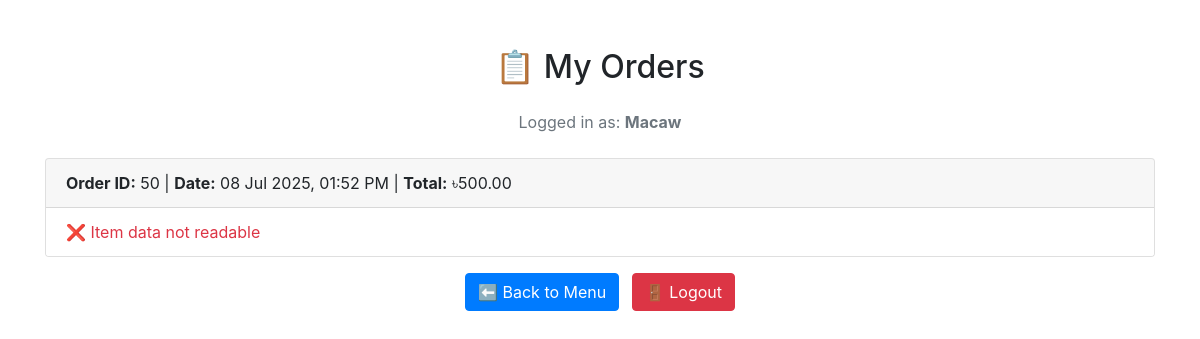
Screenshot of /my_orders.php (signed in) with the database file from the repository.
### tables this page shows
CREATE TABLE `orders` (
  `id` int(11) NOT NULL,
  `user_id` int(11) DEFAULT NULL,
  `items` text DEFAULT NULL,
  `total` int(11) DEFAULT NULL,
  `created_at` timestamp NOT NULL DEFAULT current_timestamp(),
  `quantity` int(11) NOT NULL,
  `created_date` date NOT NULL,
  `product_id` varchar(100) NOT NULL,
  `order_name` varchar(200) NOT NULL,
  `order_status` int(11) NOT NULL
);

### my_orders.php (the view, shortened to what this page needs)
<?php
include 'db.php';
$user_id = $_SESSION['user_id'];
$user_name = $_SESSION['user_name'] ?? 'Unknown User';
$sql = "SELECT * FROM orders WHERE user_id = ? ORDER BY created_at DESC";
$stmt = $conn->prepare($sql);
$stmt->bind_param("i", $user_id);
$stmt->execute();
$result = $stmt->get_result();
?>
<!DOCTYPE html>
<html lang="en">
<head>
  <link rel="stylesheet" href="https://maxcdn.bootstrapcdn.com/bootstrap/4.5.2/css/bootstrap.min.css">
</head>
<body>
<div class="container mt-5">
  <h2 class="text-center mb-4">📋 My Orders</h2>
  <p class="text-center text-muted mb-4">
    Logged in as: <strong><?= htmlspecialchars($user_name) ?></strong>
  </p>
  <?php if ($result->num_rows > 0): ?>
    <?php while ($row = $result->fetch_assoc()): ?>
      <div class="card mb-3">
        <div class="card-header">
          <strong>Order ID:</strong> <?= $row['id'] ?> |
          <strong>Date:</strong> <?= date('d M Y, h:i A', strtotime($row['created_at'])) ?> |
          <strong>Total:</strong> ৳<?= number_format($row['total'], 2) ?>
        </div>
        <ul class="list-group list-group-flush">
          <?php
            $items = json_decode($row['items'], true);
            if (is_array($items)) {
              foreach ($items as $item):
          ?>
            <li class="list-group-item">
              <?= htmlspecialchars($item['name']) ?> - ৳<?= number_format($item['price'], 2) ?>
            </li>
          <?php
              endforeach;
            } else {
              echo "<li class='list-group-item text-danger'>❌ Item data not readable</li>";
            }
          ?>
        </ul>
      </div>
    <?php endwhile; ?>
  <?php else: ?>
    <p class="text-center text-muted">No orders found.</p>
  <?php endif; ?>
  <div class="text-center mt-3">
    <a href="index.html" class="btn btn-primary">⬅️ Back to Menu</a>
    <a href="logout.php" class="btn btn-danger ml-2">🚪 Logout</a>
  </div>
</div>
</body>
</html>

### rows the page displays
orders: id "50", created_at "08 Jul 2025, 01:52 PM", total "500.00"

### other values shown
$user_name "Macaw"
